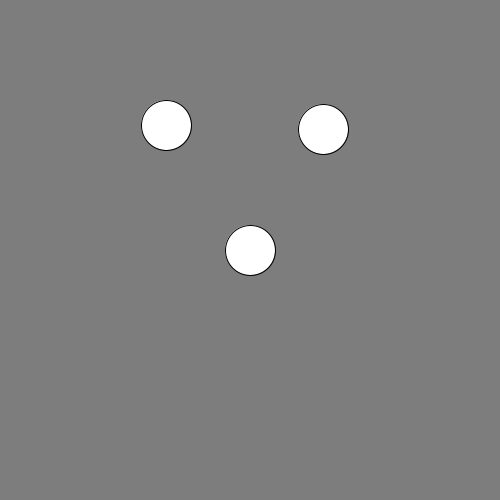
Frame 1 (no input)
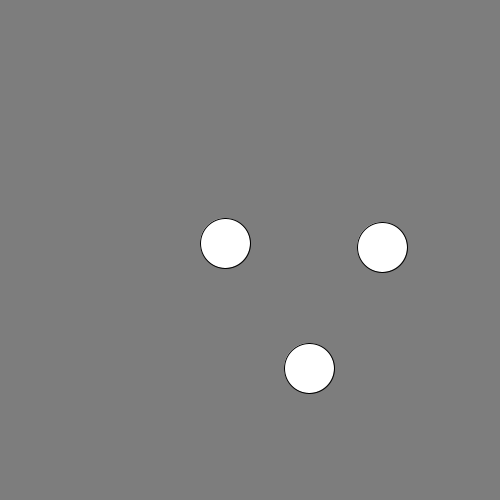
Frame 60 (the mouse pressed at the canvas centre just before this capture)
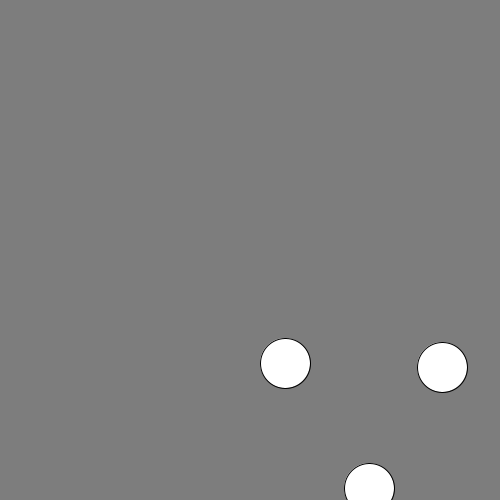
Frame 120 (the mouse held since frame 60 and released just before this capture)

The Processing sketch that drew these frames (run headless with seeded random() and noise(); from frame 60 on, the mouse is pressed at the canvas centre):

// Processing sketch: processing_135356
// ── processing_135356.pde

//variable

Ball myBall;
Ball myBall2;
Ball myBall3;
//setup()

void setup() {
  size(500,500);
  myBall= new Ball(width/2, height/2, 1, 2);
  myBall2= new Ball((int)random(width), (int)random(height), 1, 2);
  myBall3= new Ball((int)width/3, (int)height/4, 1, 2);
}

//draw()

void draw() {
  background(125);
  myBall.display();
  myBall.move();
  myBall.bounce();
 
  
   myBall2.display();
  myBall2.move();
  myBall2.bounce();
 
  
   myBall3.display();
  myBall3.move();
  myBall3.bounce();
  
  
  
  //function()
}

class Ball {

  //variables
  int xPos; 
  int yPos;
  int xSpeed;
  int ySpeed;

  //Constructor
  Ball(int _xPos, int _yPos, int _xSpeed, int _ySpeed)
  {

    xPos = _xPos;
    yPos = _yPos;
    xSpeed = _xSpeed;
    ySpeed = _ySpeed;

    int xSpeed;
    int ySpeed;
  }

  //first methods...void doesnt return anything
  void display() 
  {
    ellipse(xPos, yPos, 50, 50);
  }

  void move() {
    xPos =xPos + xSpeed;
    yPos =yPos + ySpeed;
  }
  void bounce() {
    if (xPos > width || xPos < 0) {
      xSpeed = xSpeed * -1;
    }
    if (yPos > height || yPos < 0) {
      ySpeed = ySpeed *-1;
    }
    }
  
  }
